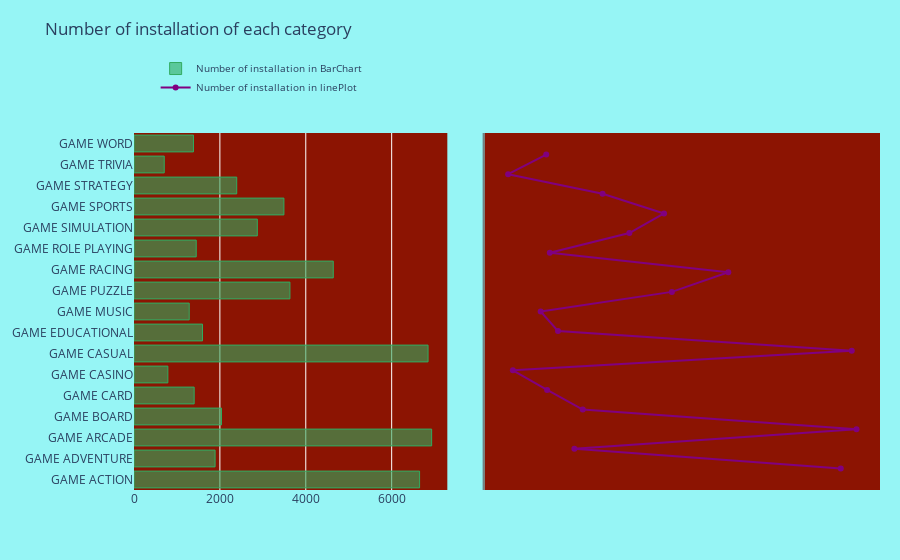

The cell this chart's notebook holds for it:
### Markdown cell above
Observations:

    Here we are seeing that Action types game are having most numbers of rating.If you do make a         rank.
    
    1. Game Acction.
    2. Game Causal.
    3. Game Archade.
    4. Game Strategy.

### Code cell
import plotly.graph_objects as go
from plotly.subplots import make_subplots


x = Total_install['category']
y = Total_install['installs']

# Creating two subplots
fig = make_subplots(rows=1, cols=2, specs=[[{}, {}]], shared_xaxes=True,
                    shared_yaxes=False, vertical_spacing=0.001)

fig.append_trace(go.Bar(
    x=y,
    y=x,
    marker=dict(
        color='rgba(50, 171, 96, 0.6)',
        line=dict(
            color='rgba(50, 171, 96, 1.0)',
            width=1),
    ),
    name='Number of installation in BarChart',
    orientation='h',
), 1, 1)

fig.append_trace(go.Scatter(
    x=y, y=x,
    mode='lines+markers',
    line_color='rgb(128, 0, 128)',
    name='Number of installation in linePlot',
), 1, 2)

fig.update_layout(
    title='Number of installation of each category',
    yaxis=dict(
        showgrid=False,
        showline=False,
        showticklabels=True,
        domain=[0, 0.85],
    ),
    yaxis2=dict(
        showgrid=False,
        showline=True,
        showticklabels=False,
        linecolor='rgba(102, 102, 102, 0.8)',
        linewidth=2,
        domain=[0, 0.85],
    ),
    xaxis=dict(
        zeroline=False,
        showline=False,
        showticklabels=True,
        showgrid=True,
        domain=[0, 0.42],
    ),
    xaxis2=dict(
        zeroline=False,
        showline=False,
        showticklabels=True,
        showgrid=True,
        domain=[0.47, 1],
        side='top',
        dtick=25000,
    ),
    legend=dict(x=0.029, y=1.038, font_size=10),
    margin=dict(l=100, r=20, t=70, b=70),
    paper_bgcolor='rgb(150, 245, 245)',
    plot_bgcolor='rgb(140, 20, 2)',
)


fig.show()

### Figure 1 — Plotly figure (JSON) as saved in the notebook; plotly's stock layout.template omitted (floating-point values rounded to 4 significant figures)
{"data": [{"marker": {"color": "rgba(50, 171, 96, 0.6)", "line": {"color": "rgba(50, 171, 96, 1.0)", "width": 1}}, "name": "Number of installation in BarChart", "orientation": "h", "type": "bar", "x": [6650, 1888, 6931, 2038, 1401, 788.5, 6847, 1596.0, 1286.0, 3631, 4640, 1449, 2871, 3491, 2392, 704.1, 1385], "xaxis": "x", "y": ["GAME ACTION", "GAME ADVENTURE", "GAME ARCADE", "GAME BOARD", "GAME CARD", "GAME CASINO", "GAME CASUAL", "GAME EDUCATIONAL", "GAME MUSIC", "GAME PUZZLE", "GAME RACING", "GAME ROLE PLAYING", "GAME SIMULATION", "GAME SPORTS", "GAME STRATEGY", "GAME TRIVIA", "GAME WORD"], "yaxis": "y"}, {"line": {"color": "rgb(128, 0, 128)"}, "mode": "lines+markers", "name": "Number of installation in linePlot", "type": "scatter", "x": [6650, 1888, 6931, 2038, 1401, 788.5, 6847, 1596.0, 1286.0, 3631, 4640, 1449, 2871, 3491, 2392, 704.1, 1385], "xaxis": "x2", "y": ["GAME ACTION", "GAME ADVENTURE", "GAME ARCADE", "GAME BOARD", "GAME CARD", "GAME CASINO", "GAME CASUAL", "GAME EDUCATIONAL", "GAME MUSIC", "GAME PUZZLE", "GAME RACING", "GAME ROLE PLAYING", "GAME SIMULATION", "GAME SPORTS", "GAME STRATEGY", "GAME TRIVIA", "GAME WORD"], "yaxis": "y2"}], "layout": {"legend": {"font": {"size": 10}, "x": 0.029, "y": 1.038}, "margin": {"b": 70, "l": 100, "r": 20, "t": 70}, "paper_bgcolor": "rgb(150, 245, 245)", "plot_bgcolor": "rgb(140, 20, 2)", "title": {"text": "Number of installation of each category"}, "xaxis": {"anchor": "y", "domain": [0, 0.42], "showgrid": true, "showline": false, "showticklabels": true, "zeroline": false}, "xaxis2": {"anchor": "y2", "domain": [0.47, 1], "dtick": 25000, "showgrid": true, "showline": false, "showticklabels": true, "side": "top", "zeroline": false}, "yaxis": {"anchor": "x", "domain": [0, 0.85], "showgrid": false, "showline": false, "showticklabels": true}, "yaxis2": {"anchor": "x2", "domain": [0, 0.85], "linecolor": "rgba(102, 102, 102, 0.8)", "linewidth": 2, "showgrid": false, "showline": true, "showticklabels": false}}}
